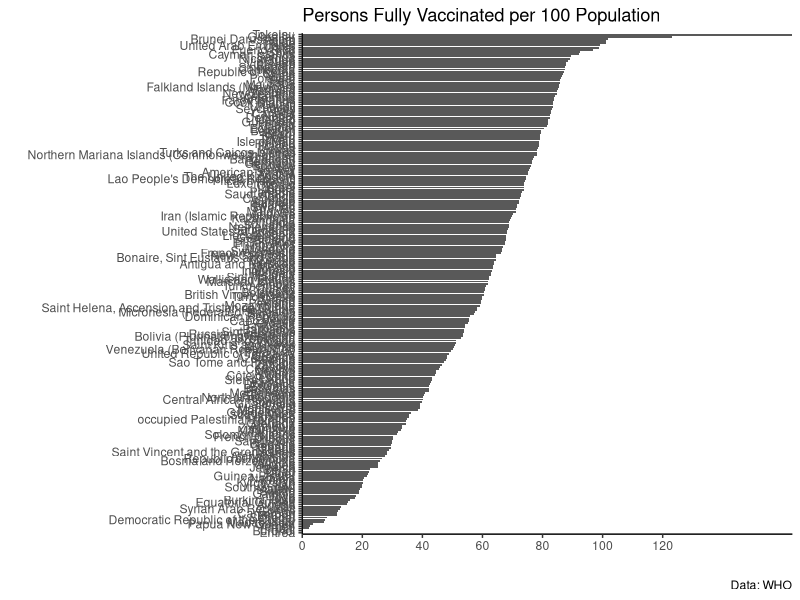
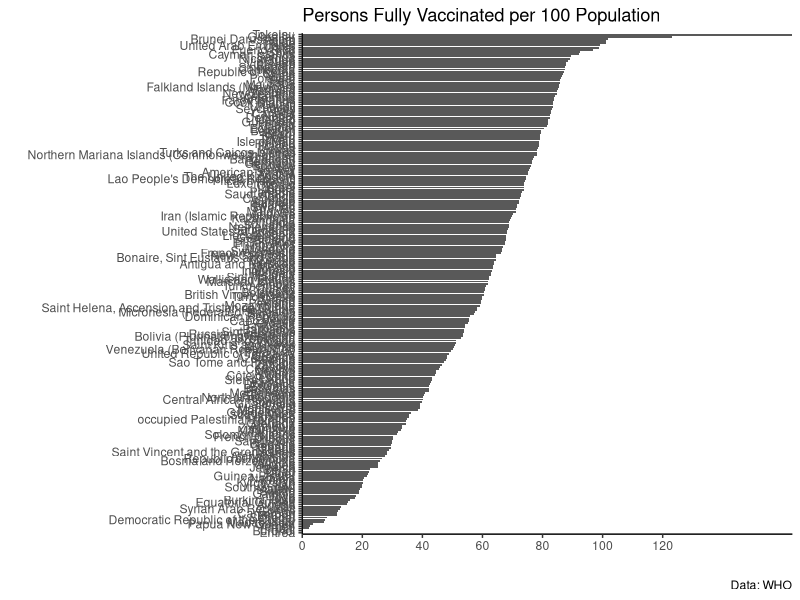

Reproduce these figures in R, in order.
# Setup
library(tidyverse)
library(skimr)
library(scales)

# Load data
vaccination_data <- read_csv("data/who/vaccination-data.csv")

# Which countries have the highest vaccination rates?
vaccination_data %>%
  select(COUNTRY, PERSONS_FULLY_VACCINATED_PER100) %>% 
  mutate(COUNTRY = fct_reorder(COUNTRY, PERSONS_FULLY_VACCINATED_PER100)) %>% 
  ggplot(aes(x = PERSONS_FULLY_VACCINATED_PER100, y = COUNTRY)) +
  geom_col() +
  scale_x_continuous(expand = c(0, 0),
                     breaks = seq(0, 120, 20)) +
  theme_classic() +
  labs(x = "", y = "",
       title = "Persons Fully Vaccinated per 100 Population",
       caption = "Data: WHO")

ggsave("figures/country-vaccination-rates.png", width = 8, height = 13)